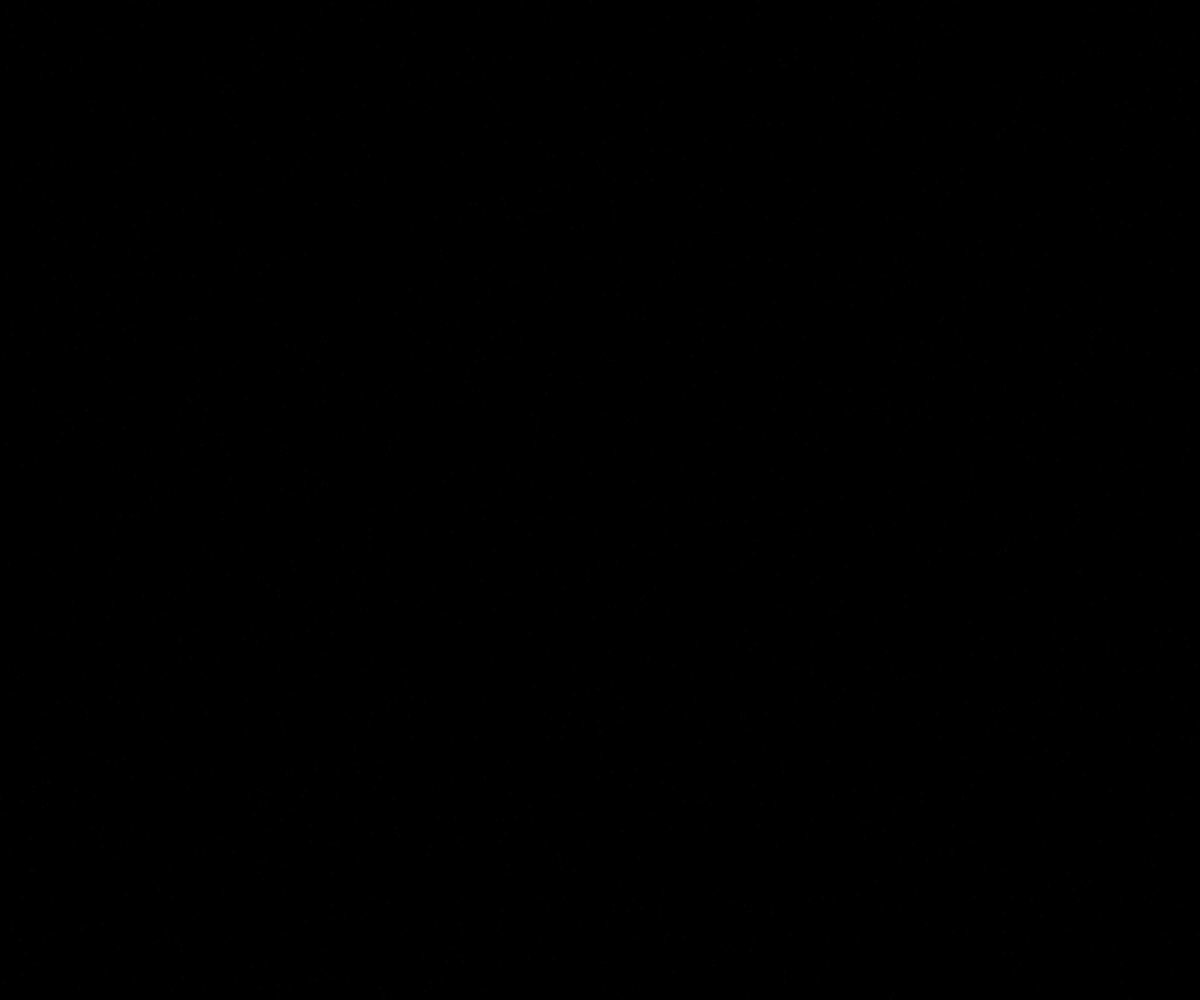
Frame 1 (no input)
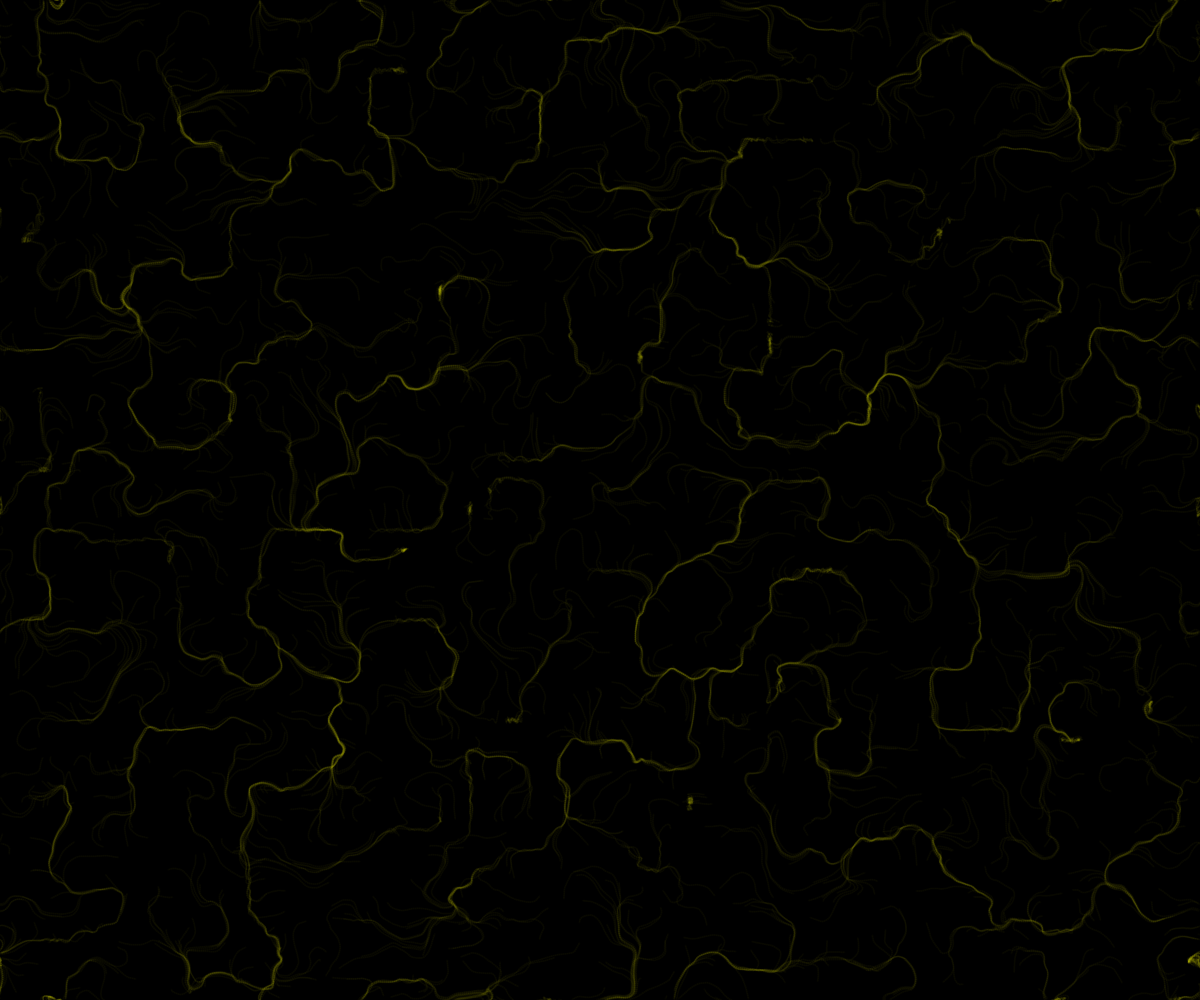
Frame 60 (no input)
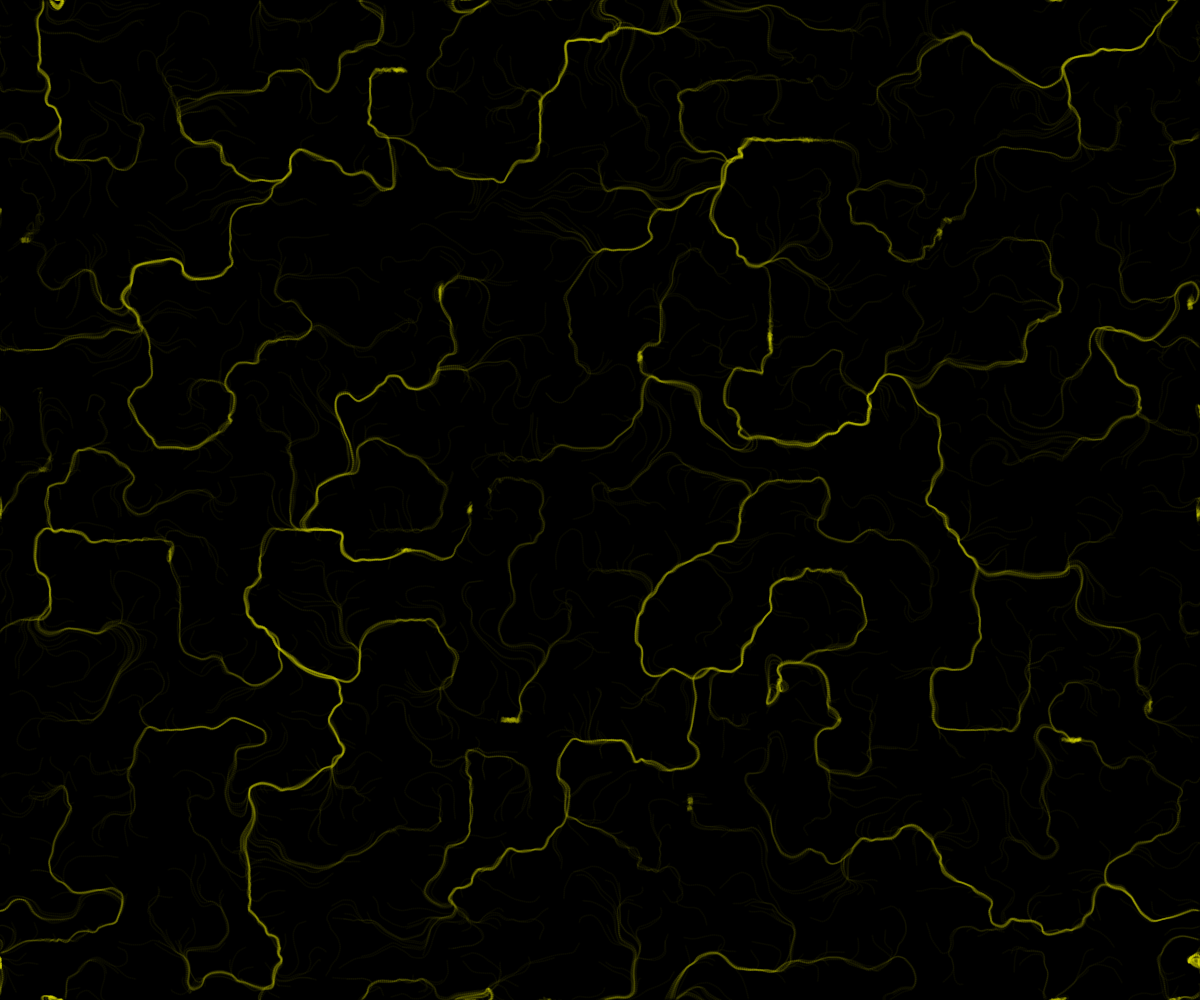
Frame 120 (the mouse pressed at the canvas centre since frame 60)

The p5.js sketch that drew these frames (run headless with seeded random() and noise() and a simulated clock; from frame 60 on, the mouse is pressed at the canvas centre):

// p5.js sketch
// ── sketch.js
var inc = 0.1;
var scl = 10;
var cols, rows;
var zoff = 0;
var fr;
var particles = [];
var flowfield;

function setup() 
{
  createCanvas(windowWidth, windowHeight);
  cols = floor(width / scl);
  rows = floor(height / scl);
  fr = createP(' ');
  
  flowfield = new Array(cols * rows);
  
  for (var i = 0; i < 2000; i++)
  {
    particles[i] = new Particle();
  }
  
  background(0);
}

function draw() 
{
  var yoff = 0;
  for (var y = 0; y < rows; y++)
  {
    var xoff = 0;
    for (var x = 0; x < cols; x++)
    {
      var index = x + y * cols;
      var angle = noise(xoff, yoff, zoff) * TWO_PI * 4;
      var v = p5.Vector.fromAngle(angle);
      v.setMag(1);
      flowfield[index] = v;
      xoff += inc;
      stroke(0, 50);
      /*push();
      translate(x * scl, y * scl);
      rotate(v.heading())
      strokeWeight(1)
      line(0, 0, scl, 0);
      pop();*/
    }
    yoff += inc;
    
    zoff += 0.000004;
  }
  
  for (var i = 0; i < particles.length; i++)
  {
    particles[i].follow(flowfield);
    particles[i].update();
    particles[i].edges();
    particles[i].show();
  }
}
// ── particle.js


function Particle()
{
  this.pos = createVector(random(width),random(height));
  this.vel = createVector(0, 0);
  this.acc = createVector(0, 0);
  this.maxspeed = 2;
  
  this.prevPos = this.pos.copy();
  
  this.update = function()
  {
    this.vel.add(this.acc);
    this.vel.limit(this.maxspeed)
    this.pos.add(this.vel);
    this.acc.mult(0);
  }
  
  this.follow = function(vectors)
  {
    var x = floor(this.pos.x / scl);
    var y = floor(this.pos.y / scl);
    var index = x + y * cols;
    var force = vectors[index];
    this.applyForce(force);
  }
  
  this.applyForce = function(force)
  {
    this.acc.add(force);
  }
  
  this.show = function()
  {
    stroke(255, 255, 0, 5);
    strokeWeight(2)
    line(this.pos.x, this.pos.y, this.prevPos.x, this.prevPos.y)
    //point(this.pos.x, this.pos.y);
    this.updatePrev();
  }
  
  this.updatePrev = function()
  {
    this.prevPos.x = this.pos.x;
    this.prevPos.y = this.pos.y;
  }
  
  this.edges = function()
  {
    if (this.pos.x > width) 
    {
      this.pos.x = 0
      this.updatePrev();
    }
    if (this.pos.x < 0) 
    {
      this.pos.x = width
      this.updatePrev();
    }
    if (this.pos.y > height) 
    {
      this.pos.y = 0
      this.updatePrev();
    }
    if (this.pos.y < 0) 
    {
      this.pos.y = height
      this.updatePrev();
    }
  }
}
